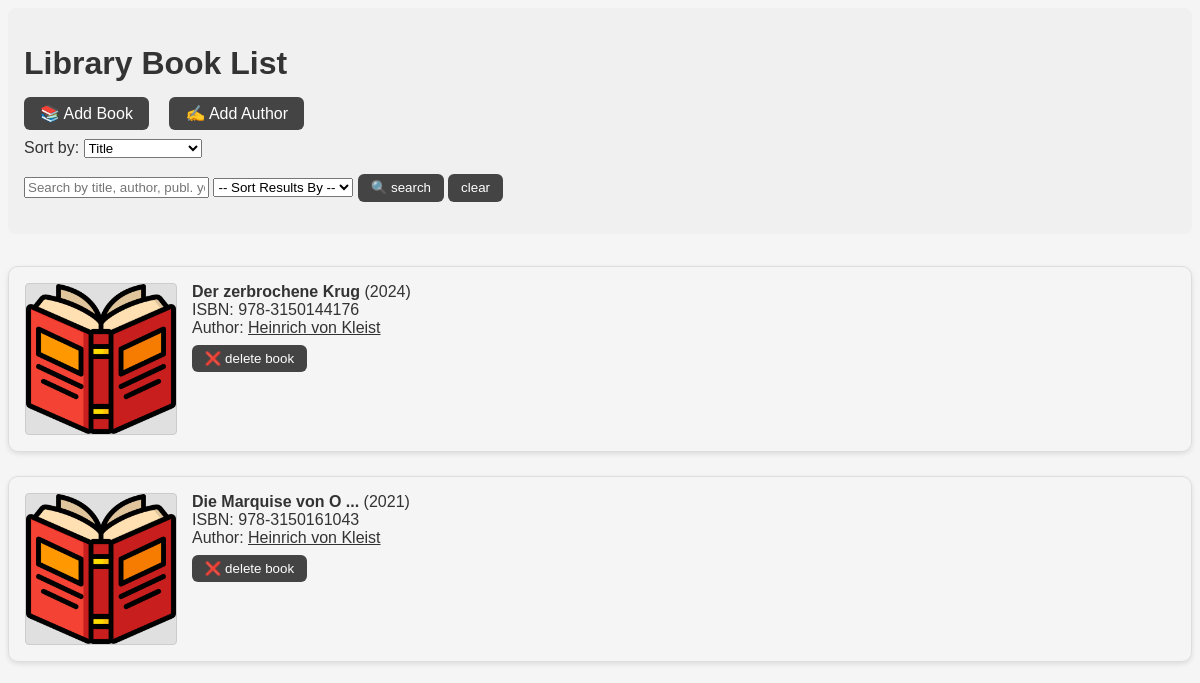
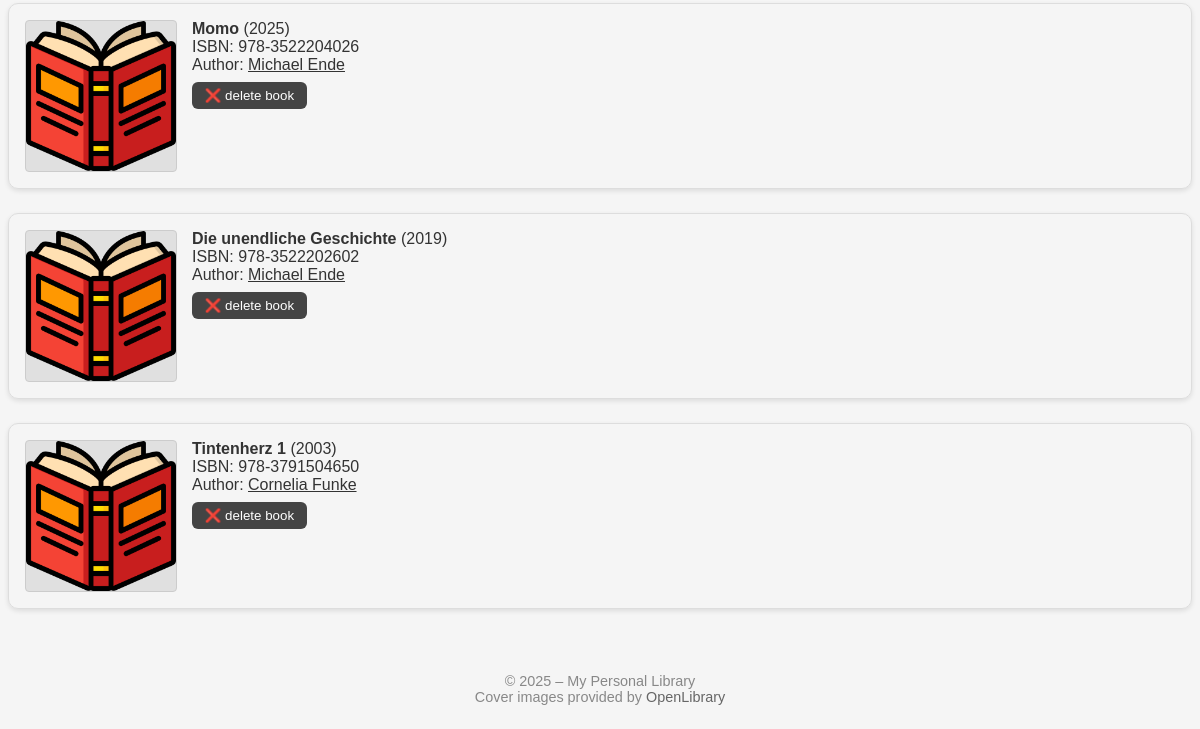
The app's page /, older data (2 pictures, top to bottom).
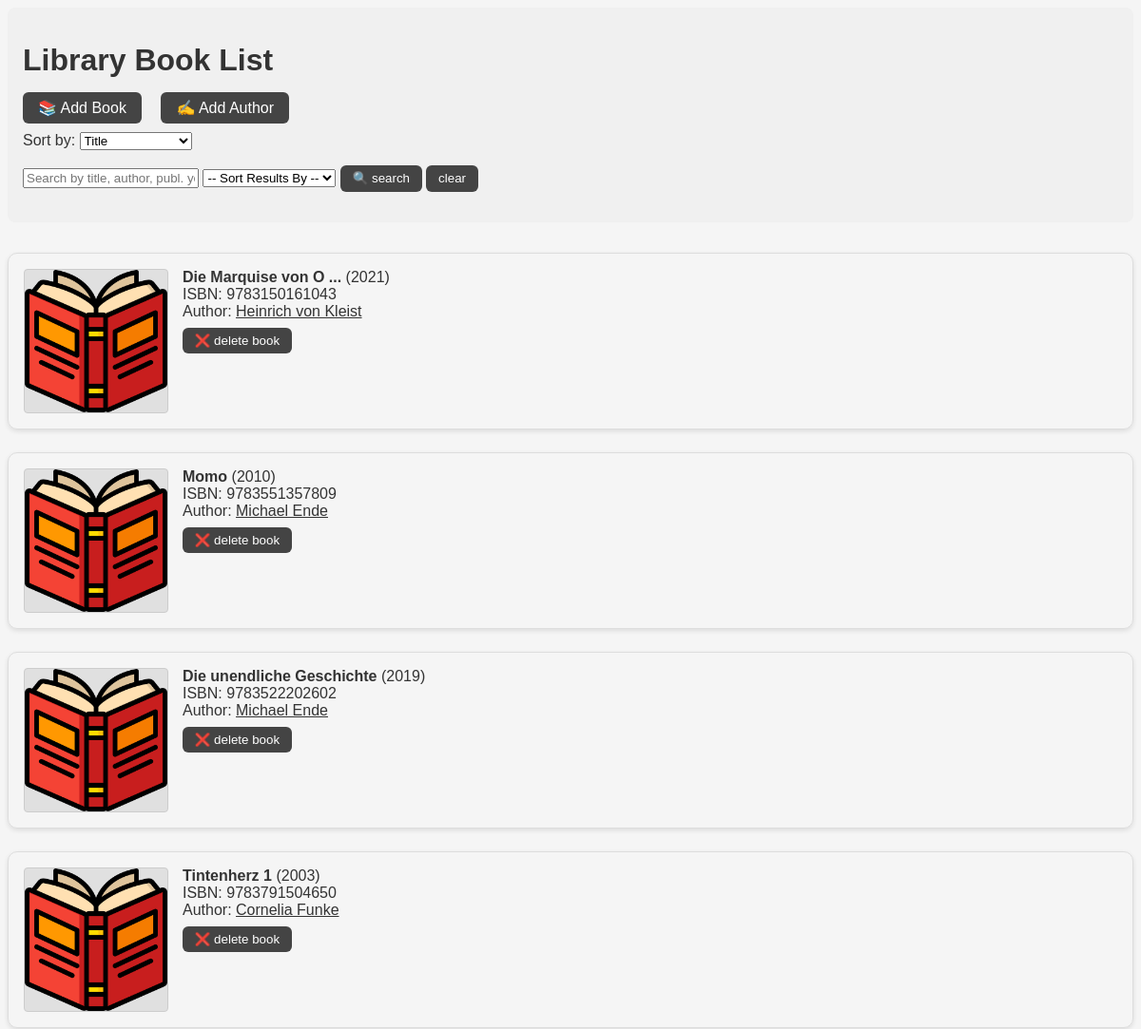
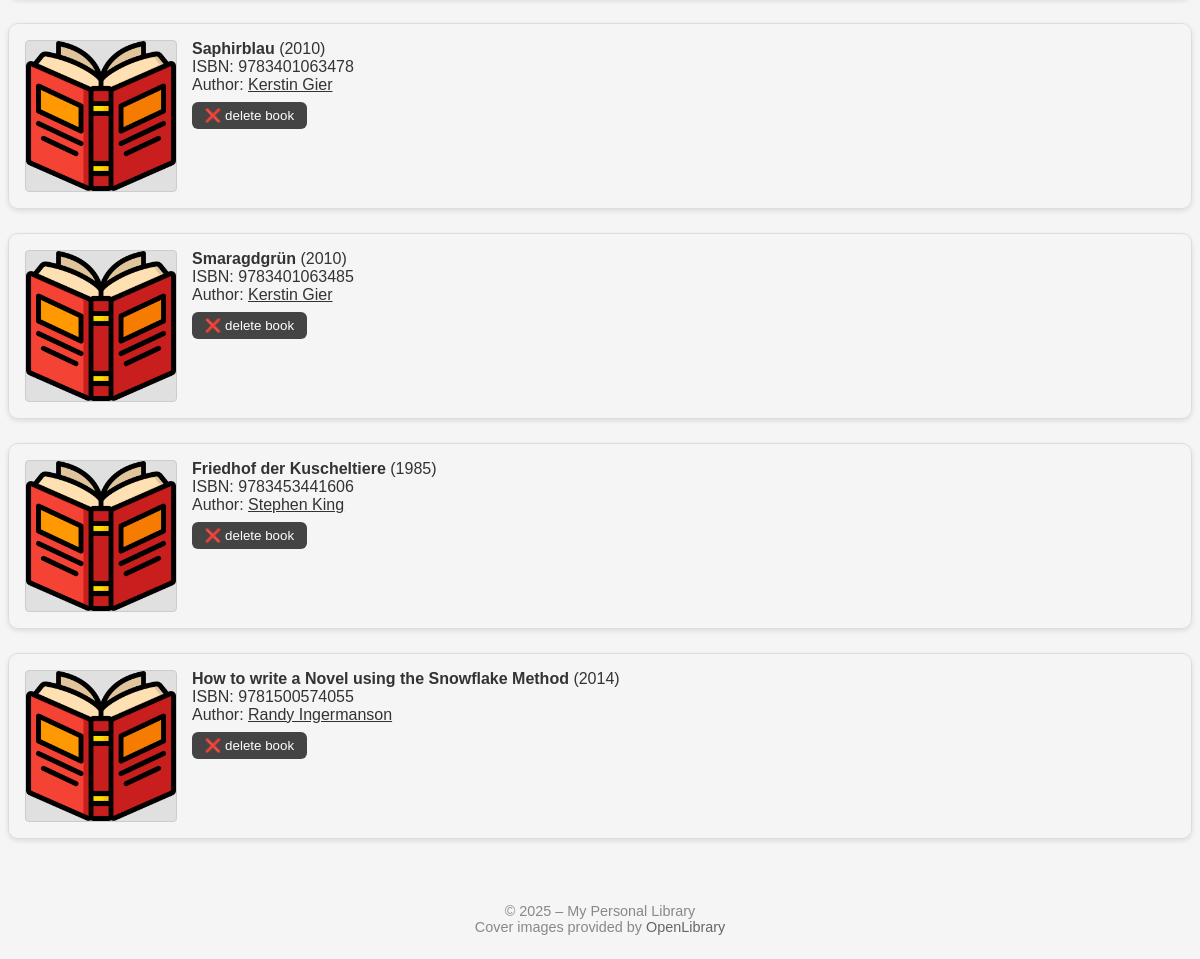
The same page, newer data (2 pictures, top to bottom).
### data_models.py (models this page shows, shortened)
class Book(db.Model):
    id = db.Column(db.Integer, primary_key=True)
    isbn = db.Column(db.String(13), unique=True, nullable=False)
    title = db.Column(db.String(200), nullable=False)
    publication_year = db.Column(db.Integer)
    author_id = db.Column(db.Integer, db.ForeignKey('author.id'), nullable=False)
    author = db.relationship('Author', backref='books')

class Author(db.Model):
    id = db.Column(db.Integer, primary_key=True)
    name = db.Column(db.String(100), unique=True, nullable=False)
    birth_date = db.Column(db.Date)
    date_of_death = db.Column(db.Date)

### app.py (the view, shortened to what this page needs)
@app.route('/')
def home():
    sort_by = request.args.get('sort_by')
    search_term = request.args.get('search', '').strip()
    query = Book.query.join(Author)
    if sort_by == 'title':
        query = query.order_by(Book.title)
    elif sort_by == 'author':
        query = query.order_by(Author.name)
    elif sort_by == 'publication_year':
        query = query.order_by(Book.publication_year)
    books = query.all()
    no_results = search_term and not books  # informs user that no matches found
    return render_template('home.html', books=books, no_results=no_results)

### templates/home.html (shortened to what this page needs)
<!DOCTYPE html>
<html lang="en">
  <head>
  </head>
  <body>
    <header>
      <h1>Library Book List</h1>
      <nav>
        <a href="{{ url_for('add_book') }}">📚 Add Book</a>
        <a href="{{ url_for('add_author') }}">✍️ Add Author</a>
      </nav>
      <form method="get" action="{{ url_for('home') }}" style="margin: 1rem 0;">
        <label for="sort_by">Sort by:</label>
        <select name="sort_by" onchange="this.form.submit()">
          <option value="title" {% if request.args.get('sort_by') == 'title' %}selected{% endif %}>Title</option>
        </select>
      </form>
      <form method="get" action="{{ url_for('home') }}" style="margin-bottom: 1rem;">
        <input type="text" name="search"
               placeholder="Search by title, author, publ. year, or ISBN..."
               value="{{ request.args.get('search', '') }}">
        <select name="sort_by">
          <option value="">-- Sort Results By --</option>
        </select>
        <button type="submit">🔍 search</button>
        <a href="{{ url_for('home') }}">
          <button type="button">clear</button>
        </a>
      </form>
    </header>
    {% if books %}
      {% for book in books %}
        <div class="book-card">
          <img
            src="{{ url_for('static', filename='cover.png') }}"
            data-isbn="{{ book.isbn }}"
            alt="Cover for {{ book.title }}"
            class="book-cover">
          <div class="book-info">
            <strong>{{ book.title }}</strong> ({{ book.publication_year }})<br>
            ISBN: {{ book.isbn }}<br>
            Author: <a href="{{ url_for('author_detail', author_id=book.author.id) }}">{{ book.author.name }}</a>
            <div class="book-actions">
              <form action="{{ url_for('delete_book', book_id=book.id) }}" method="POST"
                    onsubmit="return confirm('Do you really want to delete the book?');">
                <button type="submit">❌ delete book</button>
              </form>
            </div>
          </div>
        </div>
      {% endfor %}
    {% else %}
      <p>No books match your criteria.</p>
    {% endif %}
    <footer style="text-align: center; margin-top: 3rem; padding: 1rem 0; font-size: 0.9rem; color: #888;">
  &copy; 2025 – My Personal Library<br>
  Cover images provided by <a href="https://openlibrary.org" target="_blank" style="color: #666; text-decoration: none;">OpenLibrary</a>
</footer>
  </body>
</html>

### templates/home.html (style rules this page uses)
body { background-color: #f5f5f5; font-family: Arial, sans-serif; color: #333; }
header { background-color: #f0f0f0; padding: 1rem; margin-bottom: 2rem; border-radius: 8px; }
nav a { margin-right: 1rem; text-decoration: none; padding: 0.5rem 1rem; background-color: #444; color: #fff; border-radius: 6px; transition: background-color 0.3s ease; }
img.book-cover { height: 150px; margin-right: 15px; background-color: #e0e0e0; border: 1px solid #ccc; object-fit: contain; border-radius: 4px; }
.book-card { background-color: e0e0e0; border: 1px solid #ddd; padding: 1rem; margin-bottom: 1.5rem; border-radius: 10px; box-shadow: 0 2px 5px rgba(0, 0, 0, 0.1); display: flex; align-items: flex-start; }
.book-info { flex-grow: 1; }
.book-actions { margin-top: 0.5rem; }
button { background-color: #444; color: white; border: none; padding: 0.4rem 0.8rem; border-radius: 6px; cursor: pointer; transition: background-color 0.3s ease; }
a { color: inherit; text-decoration: underline; }

Row changes from the older to the newer data that the page shows:
removed Book: title "Der zerbrochene Krug", publication_year "2024", isbn "978-3150144176", author.name "Heinrich von Kleist"
changed Book "Die Marquise von O ...": isbn "978-3150161043" → "9783150161043"
changed Book "Momo": publication_year "2025" → "2010"; isbn "978-3522204026" → "9783551357809"
changed Book "Die unendliche Geschichte": isbn "978-3522202602" → "9783522202602"
changed Book "Tintenherz 1": isbn "978-3791504650" → "9783791504650"
added Book: title "Saphirblau", publication_year "2010", isbn "9783401063478", author.name "Kerstin Gier"
added Book: title "Smaragdgrün", publication_year "2010", isbn "9783401063485", author.name "Kerstin Gier"
added Book: title "Friedhof der Kuscheltiere", publication_year "1985", isbn "9783453441606", author.name "Stephen King"
added Book: title "How to write a Novel using the Snowflake Method", publication_year "2014", isbn "9781500574055", author.name "Randy Ingermanson"
